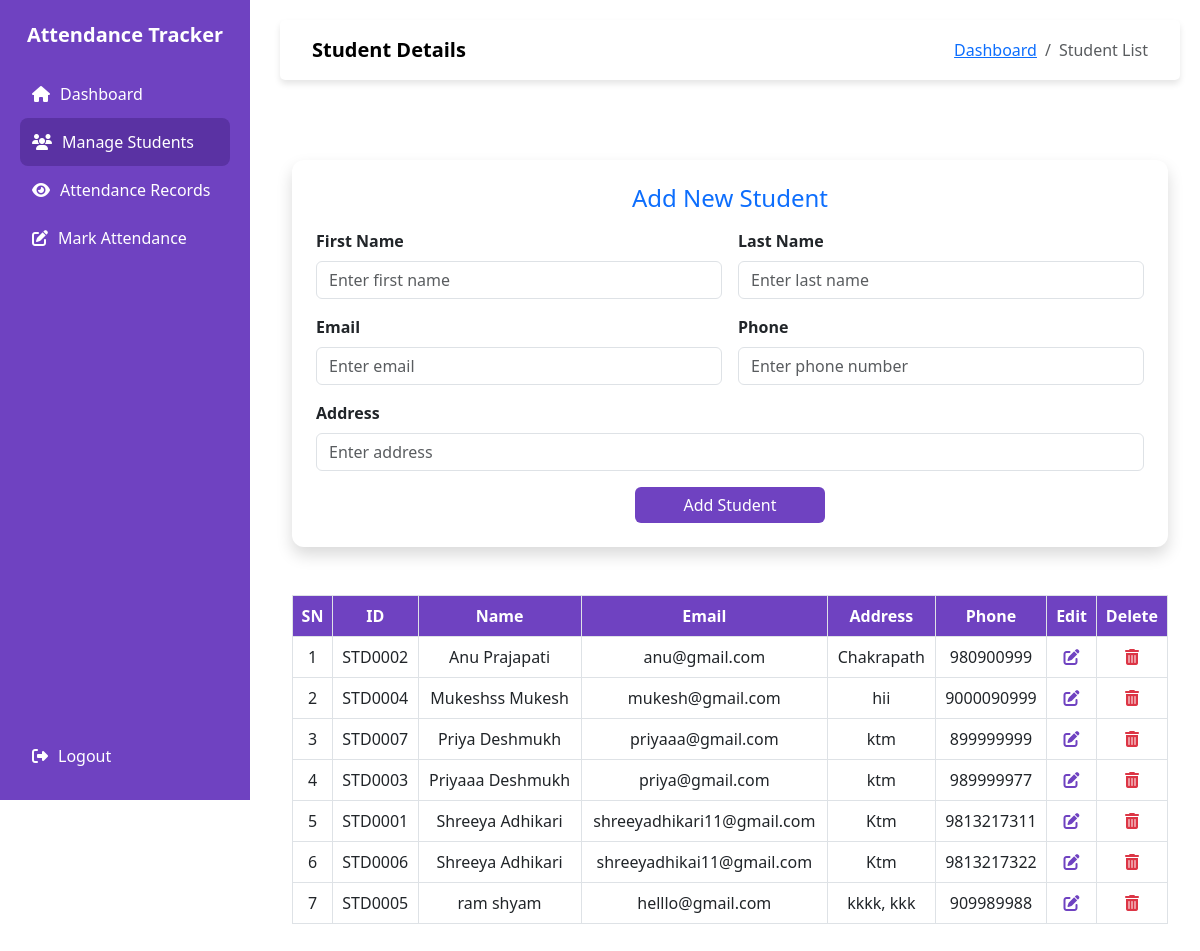
Before: /view-student (signed in) with the older database file.
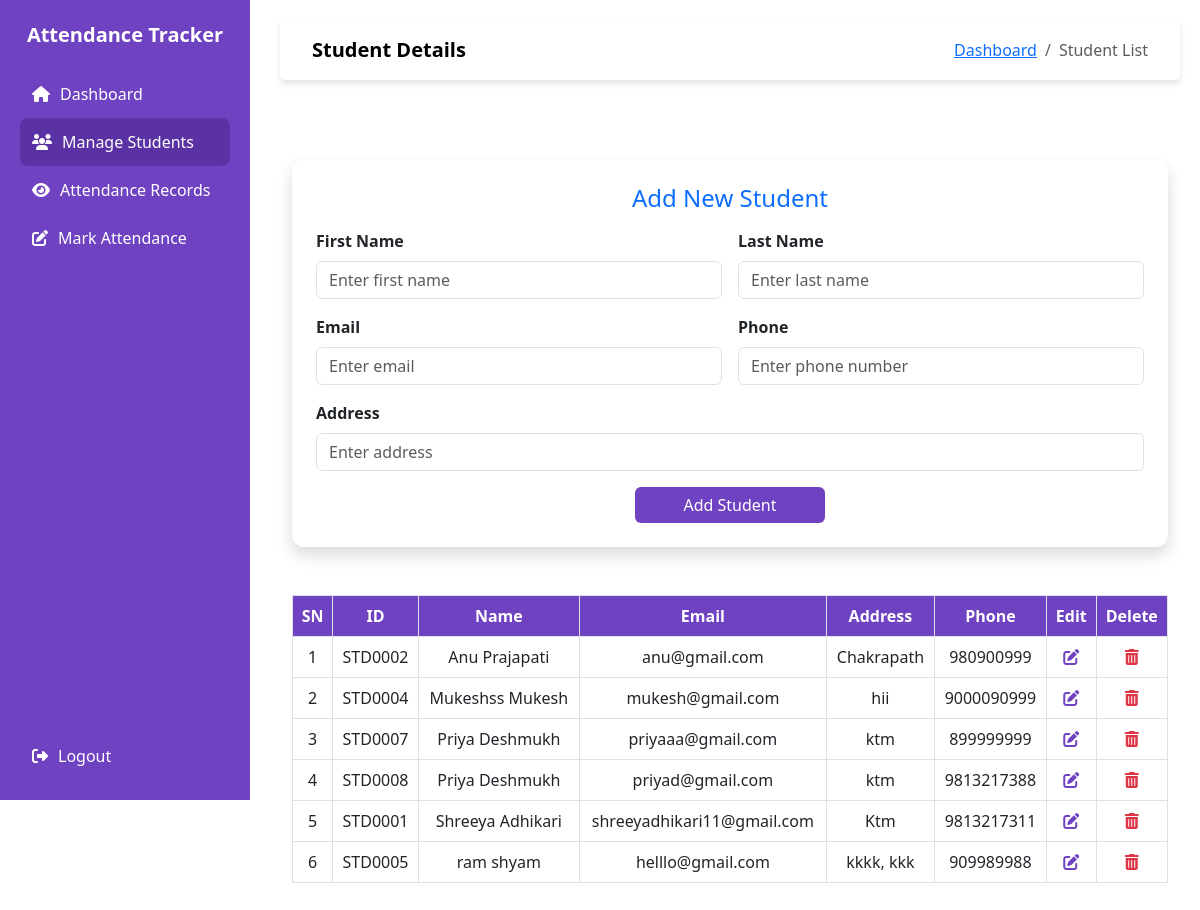
After: the same page with the newer database file.
### models.py (models this page shows)
class Student(db.Model):
    id = db.Column(db.Integer, primary_key = True)
    student_id = db.Column(db.String(20), unique=True, nullable=False)  # Custom ID
    first_name = db.Column(db.String(150), nullable=False)
    last_name = db.Column(db.String(150), nullable=False)
    email = db.Column(db.String(100), unique=True, nullable=False)
    address = db.Column(db.Text, nullable=False)
    phone = db.Column(db.String(15), unique=True, nullable=False)

### app.py (the view, shortened to what this page needs)
@app.route('/view-student', methods=["GET", "POST"])
@login_required
def view_student():
    students = Student.query.order_by(Student.first_name.asc()).all()
    return render_template("student/view_student.html", students=students)

### app.py (called while the page is built)
@login_manager.user_loader
def load_admin(admin_id):
    return User.query.get(int(admin_id))

### templates/student/view_student.html (shortened to what this page needs)
{% extends "base.html" %}
{% block nav_title %}Student Details{% endblock %}
{% block content %}
<div class="container mt-4">
    <div class="card p-4 bg-white shadow">
        <h4 class="text-center text-primary mb-3">Add New Student</h4>
        <form method="POST">
            <div class="row g-3">
                <div class="col-md-6">
                    <label class="form-label fw-semibold">First Name</label>
                    <input type="text" name="first_name" class="form-control" required placeholder="Enter first name">
                </div>
                <div class="col-md-6">
                    <label class="form-label fw-semibold">Last Name</label>
                    <input type="text" name="last_name" class="form-control" required placeholder="Enter last name">
                </div>
                <div class="col-md-6">
                    <label class="form-label fw-semibold">Email</label>
                    <input type="email" name="email" class="form-control" required placeholder="Enter email">
                </div>
                <div class="col-md-6">
                    <label class="form-label fw-semibold">Phone</label>
                    <input type="text" name="phone" class="form-control" required placeholder="Enter phone number">
                </div>
                <div class="col-md-12">
                    <label class="form-label fw-semibold">Address</label>
                    <input type="text" name="address" class="form-control" required placeholder="Enter address">
                </div>
                <div class="col-12 d-flex justify-content-center mt-3">
                    <button type="submit" class="btn btn-primary px-5">Add Student</button>
                </div>
            </div>
        </form>
    </div>
    <div class="mt-5">
        <table class="table table-bordered table-hover">
            <thead>
                <tr>
                    <th>SN</th>
                    <th>ID</th>
                    <th>Name</th>
                    <th>Email</th>
                    <th>Address</th>
                    <th>Phone</th>
                    <th>Edit</th>
                    <th>Delete</th>
                </tr>
            </thead>
            <tbody>
                {% for student in students %}
                <tr>
                    <td>{{ loop.index }}</td>
                    <td>{{ student.student_id }}</td>
                    <td>{{ student.first_name }} {{ student.last_name }}</td>
                    <td>{{ student.email }}</td>
                    <td>{{ student.address }}</td>
                    <td>{{ student.phone }}</td>
                    <td>
                        <a  href = "/update/{{student.id}}" class="icon-btn" >
                            <i class="fas fa-edit"></i>
                        </a>
                    </td>
                    <td>
                        <a href = "/delete/{{student.id}}" class="icon-btn text-danger" onclick = "return ConfirmDelete()">
                            <i class="fas fa-trash-alt"></i>
                        </a>
                    </td>
                </tr>
                {% endfor %}
            </tbody>
        </table>
    </div>
</div>
{% endblock %}

### templates/base.html (shortened to what this page needs)
<!DOCTYPE html>
<html lang="en">
<head>
    <link rel="stylesheet" href="https://cdn.jsdelivr.net/npm/bootstrap@5.3.0/dist/css/bootstrap.min.css">
    <link rel="stylesheet" href="https://cdn.jsdelivr.net/npm/bootstrap-icons/font/bootstrap-icons.css">
    <link rel="stylesheet" href="https://cdnjs.cloudflare.com/ajax/libs/font-awesome/6.4.2/css/all.min.css">
</head>
<body>
    <div class="sidebar">
        <div class="brand">Attendance Tracker</div>
        <a href="{{ url_for('dashboard') }}" class="{% if request.endpoint == 'dashboard' %}active{% endif %}">
            <i class="fa fa-home"></i> Dashboard
        </a>
        <a href="{{ url_for('view_student') }}" class="{% if request.endpoint == 'view_student' %}active{% endif %}">
            <i class="fa fa-users"></i> Manage Students
        </a>
        <a href="{{ url_for('attendance_records') }}" class="{% if request.endpoint == 'attendance_records' %}active{% endif %}">
            <i class="fa fa-eye"></i> Attendance Records
        </a>
        <a href="{{ url_for('mark_attendance') }}" class="{% if request.endpoint == 'mark_attendance' %}active{% endif %}">
            <i class="fa fa-edit"></i> Mark Attendance
        </a>
        <a href="{{ url_for('logout') }} " onclick=ConfirmLogout() class="logout">
            <i class="fa fa-sign-out-alt"></i> Logout
        </a>
    </div>
    <div class="content">
        <nav class="navbar navbar-expand-lg navbar-light mb-2">
            <div class="container-fluid d-flex justify-content-between align-items-center">
                <a class="navbar-brand fw-semibold" href="#">{% block nav_title%} {% endblock%}</a>
                <nav aria-label="breadcrumb">
                    <ol class="breadcrumb">
                        <li class="breadcrumb-item"><a href="{{ url_for('dashboard') }}">Dashboard</a></li>
                        {% if request.endpoint == 'view_student' %}
                            <li class="breadcrumb-item active" aria-current="page">Student List</li>
                        {% elif request.endpoint == 'add_student' %}
                            <li class="breadcrumb-item active" aria-current="page">Add Student</li>
                        {% elif request.endpoint == 'attendance_records' %}
                            <li class="breadcrumb-item active" aria-current="page">View Attendance</li>
                        {% elif request.endpoint == 'mark_attendance' %}
                            <li class="breadcrumb-item active" aria-current="page">Mark Attendance</li>
                        {% endif %}
                    </ol>
                </nav>
            </div>
        </nav>
        <div class="p-4">
        </div>
        {% block content %}{% endblock %}
    </div>
</body>
</html>

### templates/base.html (style rules this page uses)
:root { --primary-color: #6f42c1; --primary-hover: #5a32a3; --sidebar-bg: #6f42c1; --sidebar-text: #ffffff; }
body { display: flex; }
.sidebar { width: 250px; height: 100vh; background-color: var(--sidebar-bg); color: var(--sidebar-text); position: fixed; top: 0; left: 0; padding: 20px; display: flex; flex-direction: column; }
.sidebar .brand { font-size: 20px; font-weight: bold; text-align: center; margin-bottom: 20px; }
.sidebar a { display: flex; align-items: center; color: var(--sidebar-text); text-decoration: none; font-size: 16px; padding: 12px; border-radius: 8px; transition: background 0.3s ease; width: 100%; }
.sidebar a i { margin-right: 10px; }
.sidebar a:hover, .sidebar .active { background-color: var(--primary-hover); }
.sidebar .logout { margin-top: auto; }
.content { margin-left: 260px; padding: 20px; width: 100%; }
.navbar { background: white; box-shadow: 0px 4px 6px rgba(0, 0, 0, 0.1); padding: 10px 20px; border-radius: 5px; }
.breadcrumb { margin-bottom: 0; }

### templates/student/view_student.html (style rules this page uses)
:root { --primary-color: #6f42c1; --primary-hover: #5a32a3; }
.card { border: none; box-shadow: 0px 4px 10px rgba(0, 0, 0, 0.1); border-radius: 12px; background-color: #f8f9fa; }
.btn-primary { background-color: var(--primary-color); border: none; }
.table th { background-color: var(--primary-color); color: white; text-align: center; }
.table td { vertical-align: middle; text-align: center; }
.icon-btn { border: none; background: none; cursor: pointer; color: var(--primary-color); }

Changed rows visible on the page:
removed Student: student_id "STD0003", first_name "Priyaaa", last_name "Deshmukh", email "priya@gmail.com", address "ktm", phone "989999977"
removed Student: student_id "STD0006", first_name "Shreeya", last_name "Adhikari", email "shreeyadhikai11@gmail.com", address "Ktm", phone "9813217322"
added Student: student_id "STD0008", first_name "Priya", last_name "Deshmukh", email "priyad@gmail.com", address "ktm", phone "9813217388"
